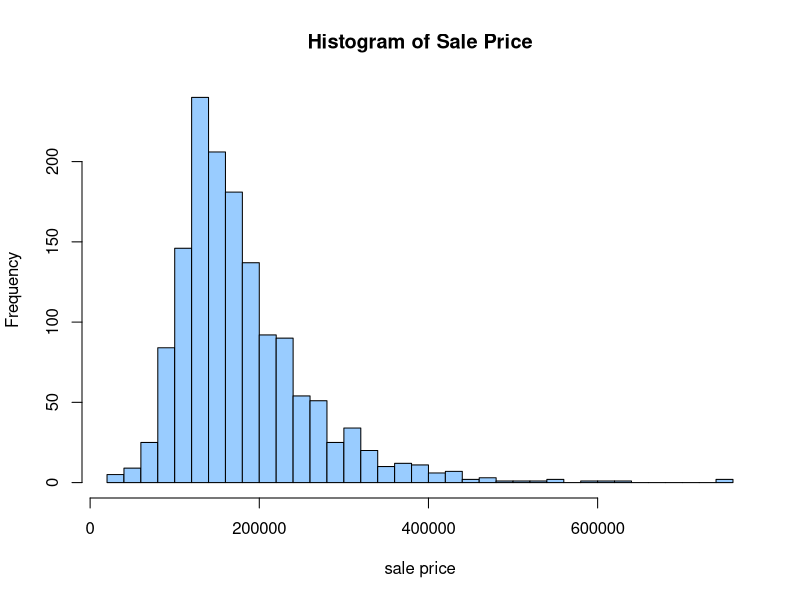
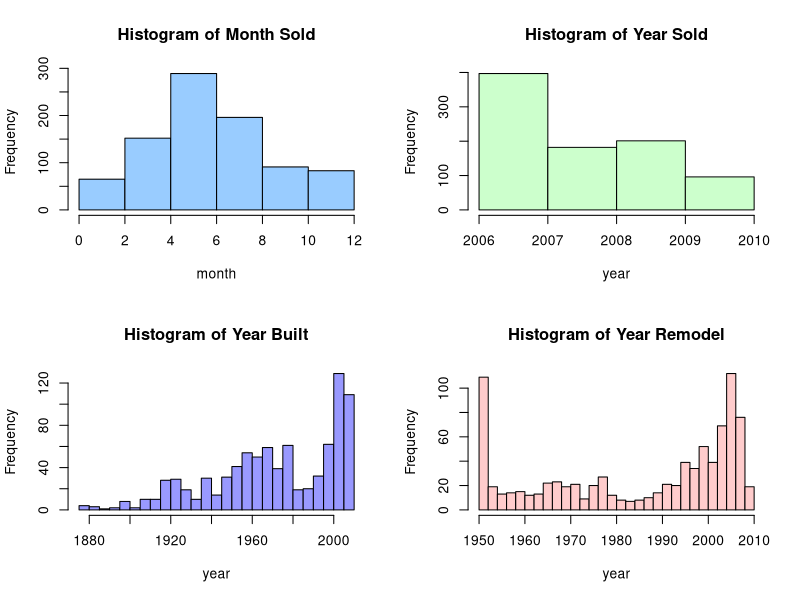
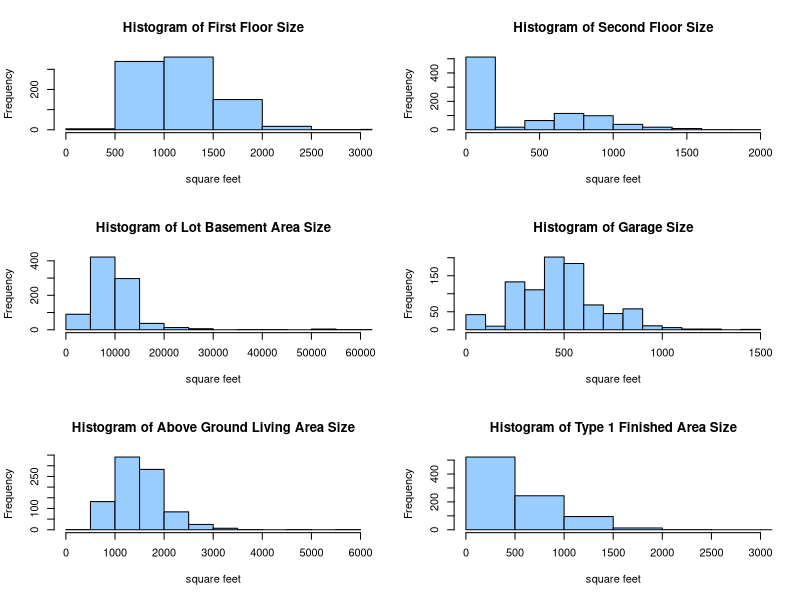
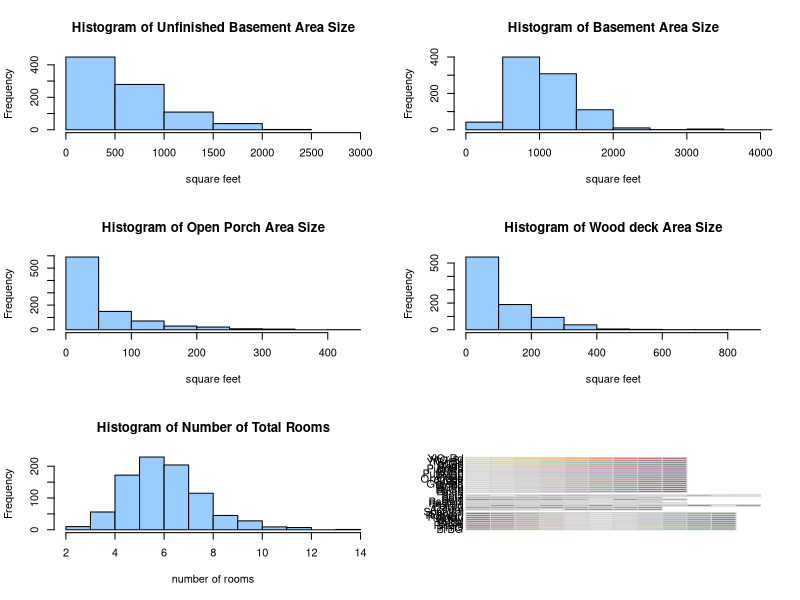
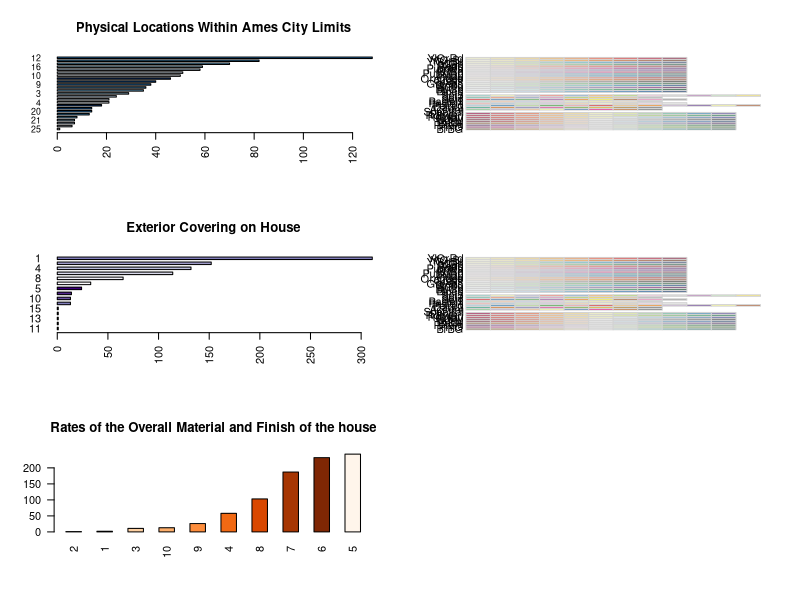

Reproduce these figures in R, in order. (Note: this script raises an error after producing the figures.)
## ---- chunk 1
setwd("~/Desktop/ChangCongCapstone/dataset")
library(readr)
data <- read_csv("out.csv")
train <- read_csv("train.csv")
train<-train[,-1]

## ---- chunk 2
#dependent variable
options(scipen=10)
summary(data$SalePrice)
hist(data$SalePrice,col = "#99CCFF", breaks=30,main = "Histogram of Sale Price",xlab="sale price") 
## ---- chunk 3
par(mfrow=c(2,2))
hist(train$MoSold,col = "#99CCFF", breaks=5,main = "Histogram of Month Sold",xlab="month")
hist(train$YrSold,col = "#CCFFCC", breaks=5,main = "Histogram of Year Sold",xlab="year")
hist(train$YearBuilt,col = "#9999FF", breaks=20,main = "Histogram of Year Built",xlab="year")
hist(train$YearRemodAdd,col = "#FFCCCC", breaks=30,main = "Histogram of Year Remodel",xlab="year")
## ---- chunk 4
par(mfrow=c(3,2))
hist(train$`1stFlrSF`,col = "#99CCFF", breaks=10,xlim=c(0,3000),main = "Histogram of First Floor Size",xlab="square feet")
hist(train$`2ndFlrSF`,col = "#99CCFF", breaks=10,main = "Histogram of Second Floor Size",xlab="square feet")
hist(train$LotArea,col = "#99CCFF", breaks=50,xlim=c(0,60000),main = "Histogram of Lot Basement Area Size",xlab="square feet")
hist(train$GarageArea,col = "#99CCFF", breaks=20,main = "Histogram of Garage Size",xlab="square feet")
hist(train$GrLivArea,col = "#99CCFF", breaks=15,main = "Histogram of Above Ground Living Area Size",xlab="square feet")
hist(train$BsmtFinSF1,col = "#99CCFF", breaks=20,xlim=c(0,3000),main = "Histogram of Type 1 Finished Area Size",xlab="square feet")
par(mfrow=c(3,2))
hist(train$BsmtUnfSF,col = "#99CCFF", breaks=5,xlim=c(0,3000),main = "Histogram of Unfinished Basement Area Size",xlab="square feet")
hist(train$TotalBsmtSF,col = "#99CCFF", breaks=20,xlim=c(0,4000),main = "Histogram of Basement Area Size",xlab="square feet")
hist(train$OpenPorchSF,col = "#99CCFF", breaks=10,main = "Histogram of Open Porch Area Size",xlab="square feet")
hist(train$WoodDeckSF,col = "#99CCFF", breaks=10,main = "Histogram of Wood deck Area Size",xlab="square feet")
hist(train$TotRmsAbvGrd,col = "#99CCFF", breaks=10,main = "Histogram of Number of Total Rooms",xlab="number of rooms")
## ---- chunk 5
neighbor<-table(train$Neighborhood)
library("RColorBrewer")
display.brewer.all()
barplot(neighbor[order(neighbor,decreasing = FALSE)],space=1,horiz = TRUE,las=2, cex.names=0.8,col=brewer.pal(n=25,name = "Blues"),main = "Physical Locations Within Ames City Limits")
## ---- chunk 6
ex1<-table(train$Exterior1st)
library("RColorBrewer")
display.brewer.all()
barplot(ex1[order(ex1,decreasing = FALSE)],space=1,horiz = TRUE,las=2, cex.names=1,col=brewer.pal(n=9,name = "Purples"),main = "Exterior Covering on House")
## ---- chunk 7
over<-table(train$OverallQual)
library("RColorBrewer")
display.brewer.all()
barplot(over[order(over,decreasing = FALSE)],space=1,horiz = FALSE,las=2, cex.names=1,col=brewer.pal(n=9,name = "Oranges"),main = "Rates of the Overall Material and Finish of the house")
## ---- chunk 8
library(car)
par(mfrow=c(4,5))
1<-scatterplot(SalePrice~MoSold,data=data)
2<-scatterplot(SalePrice~LotArea,data=data)
scatterplot(SalePrice~Neighborhood,data=data)
scatterplot(SalePrice~`1stFlrSF`,data=data)
scatterplot(SalePrice~`2ndFlrSF`,data=data)
scatterplot(SalePrice~BsmtUnfSF,data=data)
scatterplot(SalePrice~GarageArea,data=data)
scatterplot(SalePrice~GrLivArea,data=data)
scatterplot(SalePrice~YearRemodAdd,data=data)
scatterplot(SalePrice~YrSold,data=data)
scatterplot(SalePrice~YearBuilt,data=data)
scatterplot(SalePrice~TotalBsmtSF,data=data)
scatterplot(SalePrice~BsmtFinSF1,data=data)
scatterplot(SalePrice~TotRmsAbvGrd,data=data)
scatterplot(SalePrice~OpenPorchSF,data=data)
scatterplot(SalePrice~OverallQual,data=data)
scatterplot(SalePrice~WoodDeckSF,data=data)
scatterplot(SalePrice~Exterior2nd,data=data)
scatterplot(SalePrice~BsmtFinType1,data=data)
scatterplot(SalePrice~Exterior1st,data=data)

sp <- ggscatter(data, x = "MoSold", y = "SalePrice",
                add = "reg.line",               # Add regression line
                conf.int = TRUE)
sp1 <- ggscatter(data, x = "Neighborhood", y = "SalePrice",
                add = "reg.line",               # Add regression line
                conf.int = TRUE)
sp2 <- ggscatter(data, x = "LotArea", y = "SalePrice",
                add = "reg.line",               # Add regression line
                conf.int = TRUE)
ggarrange(sp, sp1,sp2+ rremove("x.text"), 
          labels = c("A", "B","C"),
          ncol = 2, nrow = 2)
